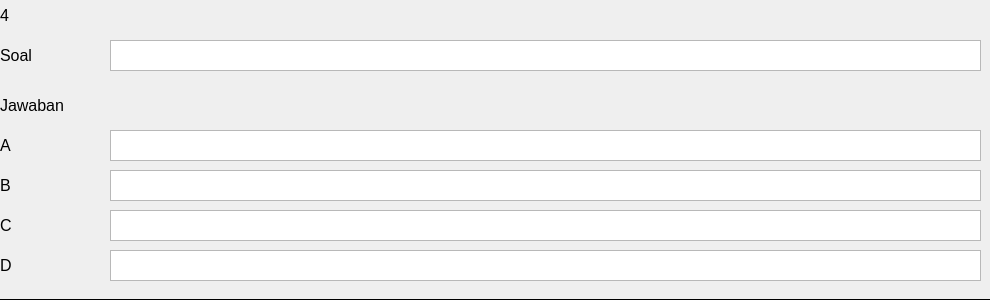
          <widget class="QWidget" name="widget_4" native="true">
           <property name="minimumSize">
            <size>
             <width>0</width>
             <height>300</height>
            </size>
           </property>
           <property name="styleSheet">
            <string notr="true">border-bottom: 1px solid black;</string>
           </property>
           <widget class="QTextEdit" name="textEdit_11">
            <property name="geometry">
             <rect>
              <x>110</x>
              <y>40</y>
              <width>871</width>
              <height>31</height>
             </rect>
            </property>
           </widget>
           <widget class="QLabel" name="label_15">
            <property name="geometry">
             <rect>
              <x>0</x>
              <y>40</y>
              <width>101</width>
              <height>31</height>
             </rect>
            </property>
            <property name="font">
             <font>
              <pointsize>12</pointsize>
             </font>
            </property>
            <property name="text">
             <string>Soal</string>
            </property>
           </widget>
           <widget class="QLabel" name="label_16">
            <property name="geometry">
             <rect>
              <x>0</x>
              <y>0</y>
              <width>51</width>
              <height>31</height>
             </rect>
            </property>
            <property name="font">
             <font>
              <pointsize>12</pointsize>
             </font>
            </property>
            <property name="text">
             <string>4</string>
            </property>
           </widget>
           <widget class="QLabel" name="label_17">
            <property name="geometry">
             <rect>
              <x>0</x>
              <y>90</y>
              <width>101</width>
              <height>31</height>
             </rect>
            </property>
            <property name="font">
             <font>
              <pointsize>12</pointsize>
             </font>
            </property>
            <property name="text">
             <string>Jawaban</string>
            </property>
           </widget>
           <widget class="QLabel" name="label_18">
            <property name="geometry">
             <rect>
              <x>0</x>
              <y>130</y>
              <width>101</width>
              <height>31</height>
             </rect>
            </property>
            <property name="font">
             <font>
              <pointsize>12</pointsize>
             </font>
            </property>
            <property name="text">
             <string>A</string>
            </property>
           </widget>
           <widget class="QLabel" name="label_19">
            <property name="geometry">
             <rect>
              <x>0</x>
              <y>170</y>
              <width>101</width>
              <height>31</height>
             </rect>
            </property>
            <property name="font">
             <font>
              <pointsize>12</pointsize>
             </font>
            </property>
            <property name="text">
             <string>B</string>
            </property>
           </widget>
           <widget class="QLabel" name="label_20">
            <property name="geometry">
             <rect>
              <x>0</x>
              <y>210</y>
              <width>101</width>
              <height>31</height>
             </rect>
            </property>
            <property name="font">
             <font>
              <pointsize>12</pointsize>
             </font>
            </property>
            <property name="text">
             <string>C</string>
            </property>
           </widget>
           <widget class="QLabel" name="label_21">
            <property name="geometry">
             <rect>
              <x>0</x>
              <y>250</y>
              <width>101</width>
              <height>31</height>
             </rect>
            </property>
            <property name="font">
             <font>
              <pointsize>12</pointsize>
             </font>
            </property>
            <property name="text">
             <string>D</string>
            </property>
           </widget>
           <widget class="QTextEdit" name="textEdit_12">
            <property name="geometry">
             <rect>
              <x>110</x>
              <y>130</y>
              <width>871</width>
              <height>31</height>
             </rect>
            </property>
           </widget>
           <widget class="QTextEdit" name="textEdit_13">
            <property name="geometry">
             <rect>
              <x>110</x>
              <y>170</y>
              <width>871</width>
              <height>31</height>
             </rect>
            </property>
           </widget>
           <widget class="QTextEdit" name="textEdit_14">
            <property name="geometry">
             <rect>
              <x>110</x>
              <y>210</y>
              <width>871</width>
              <height>31</height>
             </rect>
            </property>
           </widget>
           <widget class="QTextEdit" name="textEdit_15">
            <property name="geometry">
             <rect>
              <x>110</x>
              <y>250</y>
              <width>871</width>
              <height>31</height>
             </rect>
            </property>
           </widget>
          </widget>
